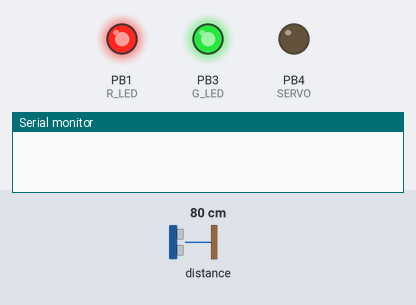
A sketch run on a simulated ATtiny85, built with avr-gcc and run on an emulated ATtiny85. Parts: output pins drawn as LEDs (lit = HIGH), the last lines printed to the serial monitor. The inputs (shaded band) are chosen by the test bench; at power-on: distance to the obstacle 80 cm.

Above: at 0.11 s.
At 8.3 s:
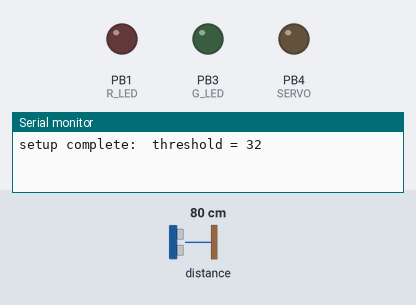
8.4 s: distance to the obstacle set to 30 cm
10.0 s: distance to the obstacle set to 28 cm
At 11.6 s:
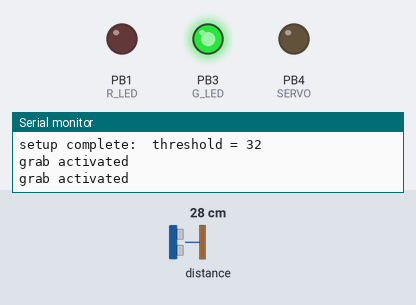
Timing chart, 0 to 13.1 s (numbered marks = the images above; inputs shaded):
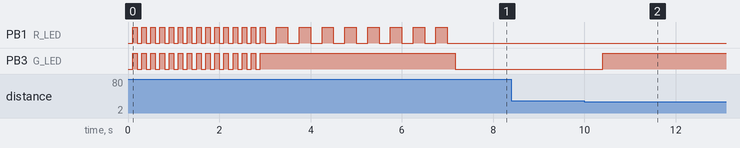

Measured:
- the behaviour switches between 29 and 28 cm on distance to the obstacle (found by bisection; images 1 and 2)
- after the input at 8.4 s, every drawn part: stays the same
- after the input at 10.0 s, PB3 (G_LED): LOW → HIGH after 0.40 s

The sketch:

chopsticks_v1.ino
```cpp
#include <Adafruit_VL6180X.h>
#include "SoftwareServo.h" // works with Arduino IDE 1.8.9 and tinycore 1.2.4 by Spence Konde
  // see also https://github.com/electricsheeplabs/attinyServo/blob/master/servoControlWorking.ino
  // couldn't get this one to work: http://www.cunningturtle.com/attiny4585-servo-library/


/*
 * 9g servo  activates when range sensor VL6180x senses nearby object, releases when object is out of range
 *
 * Threshold range set on startup
 *
 * Use ISP programmer board to program attiny85
 * - burn bootloader if not previous done
 * -
 *
 *
 *
*/


/*                            ATTINY85
                              _______
         PB5 ADC0   RST <-  1 | o     | 8  -> VCC 5v
LED1  <= PB3 ADC3           2 |       | 7  ->              I2C / SCL   PB2 ADC1  ==> vl6180
SRV   <= PB4 ADC2           3 |       | 6  -> SPI / MISO               PB1       ==> LED2
                    GND <-  4 |       | 5  -> SPI / MOSI   I2C / SDA   PB0       ==> vl6180
                              -------
*/


// turn on and off serial output for debugging
#define DEBUG 0


Adafruit_VL6180X vl = Adafruit_VL6180X();
SoftwareServo grabber;


const int SERVO = PB4;
const int R_LED = PB1; // indicates calibration (blinking along with green) or error state (solid)
const int G_LED = PB3; // turns green on boot, then activates with servo
const int SERVO_MAX = 180;
const int SERVO_MIN = 1;
const int LOOP_DELAY = 500; // ms
const int CALIB_DELAY = 50; // ms
const int REACT_DELAY = 200; // ms
const int PRE_CALIB_DELAY = 3000; // ms

int threshold = 0;
bool r_led_state = 0;
bool g_led_state = 0;


void setup() {
  pinMode(G_LED, OUTPUT);
  pinMode(R_LED, OUTPUT);
  vl.begin();
  grabber.attach(SERVO);
  grabber.write(SERVO_MIN); // set to initial position
  #ifdef DEBUG
    Serial.begin(115200);
    while (!Serial) {
      delay(1);
  #endif
  }

  for (int i = 0; i < 30; i++) {
    digitalWrite(R_LED, r_led_state);
    digitalWrite(G_LED, r_led_state);
    r_led_state = !r_led_state;
    g_led_state = !g_led_state;
    delay(100);
  }

  // calibrate the sensor to determine initial distance
  //threshold = calibrateSensor();
  threshold = calibrateSensor(1, 3); // with blink on every third round

  #ifdef DEBUG
    Serial.print("setup complete:  threshold = ");
    Serial.println(threshold);
  #endif
  digitalWrite(R_LED, LOW);
  digitalWrite(G_LED, LOW);

}


// read sensor and return distance in mm or null for error

uint8_t readSensor() {
  uint8_t range = vl.readRange(); // in mm
  uint8_t status = vl.readRangeStatus();

  if (status == VL6180X_ERROR_NONE) {
    return range;
  } else {
    #ifdef DEBUG
      Serial.print("sensor read error = ");
      Serial.println(status);
    #endif
    return NULL;
  }
}


// calibrate sensor to find threshold at boot

int calibrateSensor() {
  calibrateSensor(0,0);
}

int calibrateSensor(bool bBlink, int everyntimes) {
  int numTests = 50;
  int sum = 0;
  int count = 0;
  for (int i=0; i<numTests; i++) {
    if (bBlink) {
      if (count % everyntimes == 0) {
        digitalWrite(R_LED, r_led_state);
        r_led_state = !r_led_state;
      }
      if (count == everyntimes) {
        count = 0;
      }
    }
    count++;
    int r = readSensor();
    if (r != NULL) {
      sum += (int) r;
      delay(CALIB_DELAY);
    }
  }
  return sum / numTests;
}


// delay while still updating servo
// EXPERIMENTAL

void delay_refresh(int delaytime){
  int step_time = 25;
  for(int x=0; x<delaytime; x+=step_time){
    delay(step_time);
    SoftwareServo::refresh();
   }
}


void loop() {
  bool grab_state = false;  // avoid spamming the servo?
  int r = readSensor();
  if (r != NULL) {
    // if item detected in reach, close servo
    if (r < threshold && !grab_state) {
      digitalWrite(G_LED, HIGH);
      digitalWrite(R_LED, LOW);
      #ifdef DEBUG
        Serial.println("grab activated");
      #endif
      delay(REACT_DELAY);
      grabber.write(SERVO_MIN);
      SoftwareServo::refresh();
      grab_state = true;
    } else {
      if (grab_state) {
        digitalWrite(G_LED, LOW);
        digitalWrite(R_LED, LOW);
        #ifdef DEBUG
          Serial.println("release activated");
        #endif
        delay(REACT_DELAY);
        grabber.write(SERVO_MAX);
        SoftwareServo::refresh();
        grab_state = false;
      }
    }
    delay(LOOP_DELAY);
  } else { // if distance read is null, light red led for error
      digitalWrite(R_LED, HIGH);
  }
}
```

SoftwareServo.cpp
```cpp
#include "SoftwareServo.h"

SoftwareServo *SoftwareServo::first;

#define NO_ANGLE (0xff)

SoftwareServo::SoftwareServo() : pin(0),angle(NO_ANGLE),pulse0(0),min16(34),max16(150),next(0)
{}

void SoftwareServo::setMinimumPulse(uint16_t t)
{
    min16 = t/16;
}

void SoftwareServo::setMaximumPulse(uint16_t t)
{
    max16 = t/16;
}

uint8_t SoftwareServo::attach(int pinArg)
{
    pin = pinArg;
    angle = NO_ANGLE;
    pulse0 = 0;
    next = first;
    first = this;
    digitalWrite(pin,0);
    pinMode(pin,OUTPUT);
    return 1;
}

void SoftwareServo::detach()
{
    for ( SoftwareServo **p = &first; *p != 0; p = &((*p)->next) ) {
	if ( *p == this) {
	    *p = this->next;
	    this->next = 0;
	    return;
	}
    }
}

void SoftwareServo::write(int angleArg)
{
    if ( angleArg < 0) angleArg = 0;
    if ( angleArg > 180) angleArg = 180;
    angle = angleArg;
    // bleh, have to use longs to prevent overflow, could be tricky if always a 16MHz clock, but not true
    // That 64L on the end is the TCNT0 prescaler, it will need to change if the clock's prescaler changes,
    // but then there will likely be an overflow problem, so it will have to be handled by a human.
    pulse0 = (min16*16L*clockCyclesPerMicrosecond() + (max16-min16)*(16L*clockCyclesPerMicrosecond())*angle/180L)/64L;
}

uint8_t SoftwareServo::read()
{
    return angle;
}

uint8_t SoftwareServo::attached()
{
    for ( SoftwareServo *p = first; p != 0; p = p->next ) {
	if ( p == this) return 1;
    }
    return 0;
}

void SoftwareServo::refresh()
{
    uint8_t count = 0, i = 0;
    uint16_t base = 0;
    SoftwareServo *p;
    static unsigned long lastRefresh = 0;
    unsigned long m = millis();

    // if we haven't wrapped millis, and 20ms have not passed, then don't do anything
    if ( m >= lastRefresh && m < lastRefresh + 20) return;
    lastRefresh = m;

    for ( p = first; p != 0; p = p->next ) if ( p->pulse0) count++;
    if ( count == 0) return;

    // gather all the SoftwareServos in an array
    SoftwareServo *s[count];
    for ( p = first; p != 0; p = p->next ) if ( p->pulse0) s[i++] = p;

    // bubblesort the SoftwareServos by pulse time, ascending order
    for(;;) {
	uint8_t moved = 0;
	for ( i = 1; i < count; i++) {
	    if ( s[i]->pulse0 < s[i-1]->pulse0) {
		SoftwareServo *t = s[i];
		s[i] = s[i-1];
		s[i-1] = t;
		moved = 1;
	    }
	}
	if ( !moved) break;
    }

    // turn on all the pins
    // Note the timing error here... when you have many SoftwareServos going, the
    // ones at the front will get a pulse that is a few microseconds too long.
    // Figure about 4uS/SoftwareServo after them. This could be compensated, but I feel
    // it is within the margin of error of software SoftwareServos that could catch
    // an extra interrupt handler at any time.
    for ( i = 0; i < count; i++) digitalWrite( s[i]->pin, 1);

    uint8_t start = TCNT0;
    uint8_t now = start;
    uint8_t last = now;

    // Now wait for each pin's time in turn..
    for ( i = 0; i < count; i++) {
	uint16_t go = start + s[i]->pulse0;

	// loop until we reach or pass 'go' time
	for (;;) {
	    now = TCNT0;
	    if ( now < last) base += 256;
	    last = now;

	    if ( base+now > go) {
		digitalWrite( s[i]->pin,0);
		break;
	    }
	}
    }
}
```

SoftwareServo.h
```cpp
#ifndef SoftwareServo_h
#define SoftwareServo_h

#include <WProgram.h>
#include <inttypes.h>

class SoftwareServo
{
  private:
    uint8_t pin;
    uint8_t angle;       // in degrees
    uint16_t pulse0;     // pulse width in TCNT0 counts
    uint8_t min16;       // minimum pulse, 16uS units  (default is 34)
    uint8_t max16;       // maximum pulse, 16uS units, 0-4ms range (default is 150)
    class SoftwareServo *next;
    static SoftwareServo* first;
  public:
    SoftwareServo();
    uint8_t attach(int);     // attach to a pin, sets pinMode, returns 0 on failure, won't
                             // position the servo until a subsequent write() happens
    void detach();
    void write(int);         // specify the angle in degrees, 0 to 180
    uint8_t read();
    uint8_t attached();
    void setMinimumPulse(uint16_t);  // pulse length for 0 degrees in microseconds, 540uS default
    void setMaximumPulse(uint16_t);  // pulse length for 180 degrees in microseconds, 2400uS default
    static void refresh();    // must be called at least every 50ms or so to keep servo alive
                              // you can call more often, it won't happen more than once every 20ms
};

#endif
```
